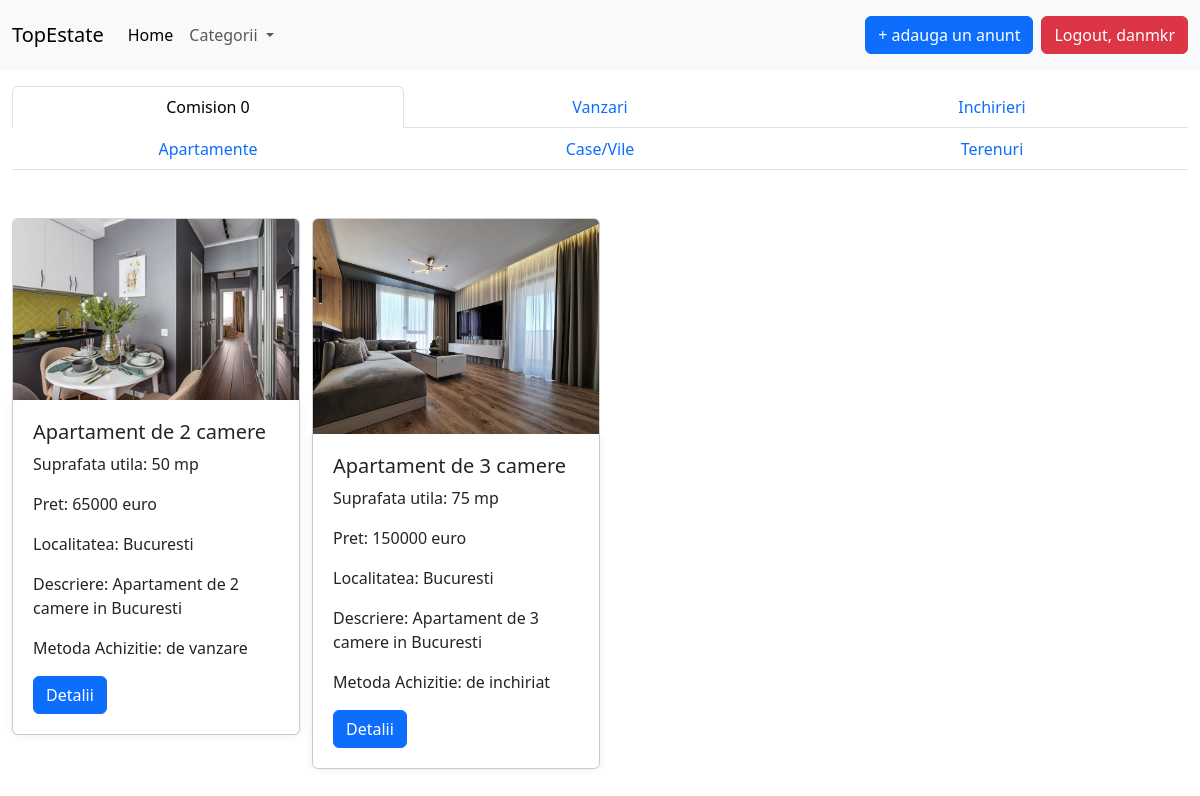
Screenshot of /comision_0/ (signed in) with the database file from the repository.
### createPost/models.py (models this page shows, shortened)
class Anunt(models.Model):
    optiuni_proprietati = [
        ('apartamente', 'Apartamente'),
        ('case/vile', 'Case/Vile'),
        ('terenuri', 'Terenuri')
    ]
    optiuni_achizitie = [
        ('de vanzare', 'De vanzare'),
        ('de inchiriat', 'De inchiriat')
    ]
    tipuri_anunt = [
        ('C0', 'Comision 0'),
        ('AR', 'Ansamblu Rezidential'),
        ('AI', 'Agentii Imobiliare')
    ]
    tip_proprietate = models.CharField(choices=optiuni_proprietati, max_length=30)
    tip_vanzare = models.CharField(choices=optiuni_achizitie, max_length=30)
    titul_anunt = models.CharField(max_length=80)
    poze = models.ImageField(upload_to='media/', null=True)
    suprafata_utila = models.CharField(max_length=10)
    numar_camere = models.CharField(max_length=15)
    numar_bai = models.CharField(max_length=15)
    numar_carte_funciara = models.CharField(max_length= 15)
    pret = models.CharField(max_length=30)
    localizare = models.CharField(max_length=80)
    descriere = models.TextField(max_length=500)
    tip_anunt = models.CharField(choices=tipuri_anunt, max_length=2)

### createPost/views.py (the view)
# urls.py: path('comision_0/', views.Comision0View.as_view(), name='comision-0'),
class Comision0View(ListView):
    template_name = 'createPost/comision_0.html'
    model = Anunt
    context_object_name = 'all_announce'
    def get_queryset(self):
        return Anunt.objects.filter(tip_anunt='C0')

### templates/createPost/comision_0.html (shortened to what this page needs)
{% extends 'base.html' %}
{% load static %}
{% block content %}
    <div class="container-fluid mt-3 mb-3">
        <div class="row justify-content-center">
            <div class="mx-auto">
                <ul class="nav nav-tabs justify-content-center">
                    <li class="nav-item col">
                        <a class="nav-link active text-center" href="{% url 'comision-0' %}">Comision 0</a>
                    </li>
                    <li class="nav-item col">
                        <a class="nav-link text-center" aria-current="page" href="{% url 'sell-C0' %}">Vanzari</a>
                    </li>
                    <li class="nav-item col">
                        <a class="nav-link text-center" href="{% url 'rent-C0' %}">Inchirieri</a>
                    </li>
                </ul>
                <ul class="nav nav-tabs justify-content-center">
                    <li class="nav-item col">
                        <a class="nav-link text-center" href="{% url 'C0-ap' %}">Apartamente</a>
                    </li>
                    <li class="nav-item col">
                        <a class="nav-link text-center" aria-current="page" href="{% url 'C0-case' %}">Case/Vile</a>
                    </li>
                    <li class="nav-item col">
                        <a class="nav-link text-center" aria-current="page" href="{% url 'C0-terenuri' %}">Terenuri</a>
                    </li>
                </ul>
                {% if user.is_authenticated %}
                    <div class="row">
                        {% for anunt in all_announce %}
                            <div class="col-md-3 ">
                                <br><br>
                                <div class="card" style="width: 18rem;">
                                    {% if anunt.poze %}
                                        <img src="{{ anunt.poze.url }}" class="card-img-top" alt="...">
                                    {% else %}
                                        <img src="{% static 'images/no_image_available.png' %}" class="card-img-top" alt="...">
                                    {% endif %}
                                    <div class="card-body">
                                        <h5 class="card-title">{{ anunt.titul_anunt }}</h5>
                                        <p class="card-text">Suprafata utila: {{ anunt.suprafata_utila }} mp</p>
                                        <p class="card-text">Pret: {{ anunt.pret }} euro</p>
                                        <p class="card-text">Localitatea: {{ anunt.localizare }}</p>
                                        <p class="card-text">Descriere: {{ anunt.descriere }}</p>
                                        <p class="card-text">Metoda Achizitie: {{ anunt.tip_vanzare }}</p>
                                        <a href="{% url 'post' anunt.id %}" class="btn btn-primary">Detalii</a>
                                    </div>
                                </div>
                            </div>
                        {% endfor %}
                    </div>
                {% else %}
                    <p class="text-center"><a href="{% url 'login' %}"> Intra in cont pentru a vedea anunturile </a></p>
                {% endif %}
            </div>
        </div>
    </div>
{% endblock %}

### templates/navbar.html (shortened to what this page needs)
<nav class="navbar navbar-expand-lg bg-body-tertiary">
    <div class="container-fluid">
        <a class="navbar-brand" href="{% url 'home' %}">TopEstate</a>
        <div class="collapse navbar-collapse" id="navbarSupportedContent">
            <ul class="navbar-nav me-auto mb-2 mb-lg-0">
                <li class="nav-item">
                    <a class="nav-link active" aria-current="page" href="{% url 'home' %}">Home</a>
                </li>
                <li class="nav-item dropdown">
                    <a class="nav-link dropdown-toggle" href="#" role="button" data-bs-toggle="dropdown"
                       aria-expanded="false">
                        Categorii
                    </a>
                </li>
            </ul>
            {% if user.is_authenticated %}
                <div class = 'p-2'>
                    <a href="{% url 'create-post' %}" class="btn btn-primary"> + adauga un anunt </a>
                </div>
                <div>
                    <a href="{% url 'logout' %}" class="btn btn-danger">Logout, {{ user.username }}</a>
                </div>
            {% else %}
                <div>
                    <a href="{% url 'login' %}" class="btn btn-success">Login</a>
                    <a href="{% url 'create-user' %}" class="btn btn-warning">Sign Up</a>
                </div>
            {%  endif %}
        </div>
    </div>
</nav>

### static/css/my_style.css (style rules this page uses)
.card-body { background-color: #fff; padding: 20px; border-radius: 5px; box-shadow: 0px 0px 10px rgba(0,0,0,0.1); }

### rows the page displays
Anunt: poze (picture), titul_anunt "Apartament de 2 camere", suprafata_utila "50", pret "65000", localizare "Bucuresti", descriere "Apartament de 2 camere in Bucuresti", tip_vanzare "de vanzare"
Anunt: poze (picture), titul_anunt "Apartament de 3 camere", suprafata_utila "75", pret "150000", localizare "Bucuresti", descriere "Apartament de 3 camere in Bucuresti", tip_vanzare "de inchiriat"

### other values shown
{{ user.username }} "danmkr"
